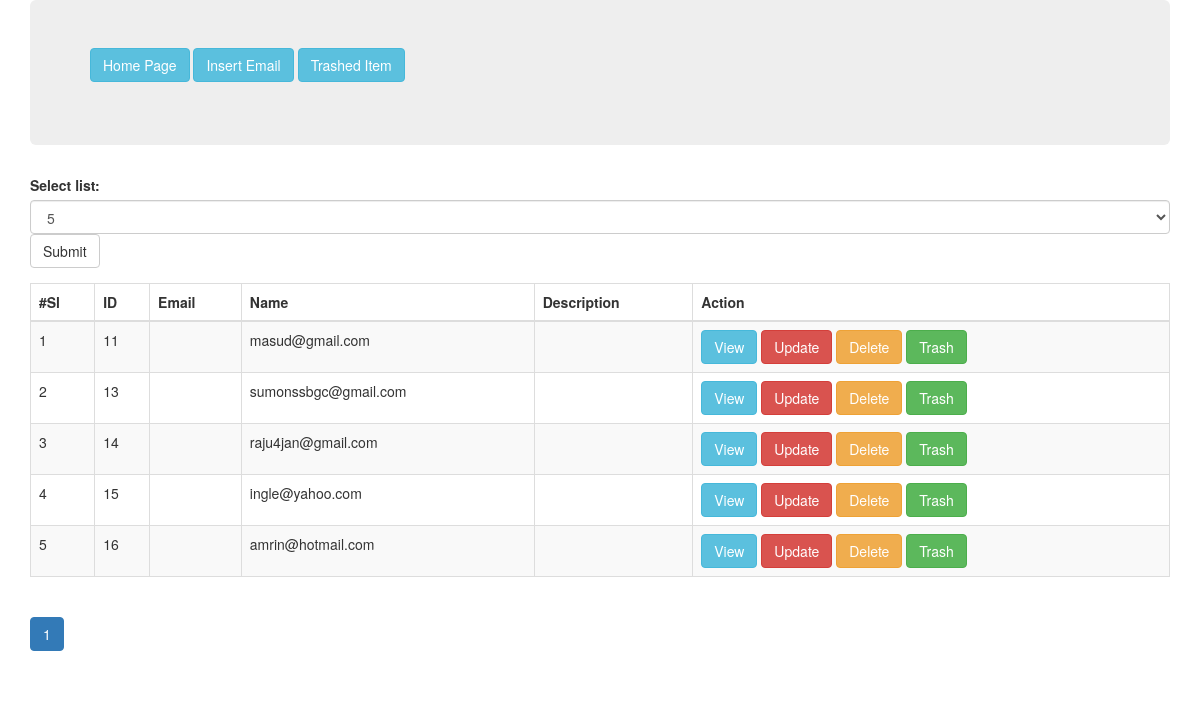
Page /views/SEIP128014/Email/index.php on the committed database.
### tables this page shows
CREATE TABLE IF NOT EXISTS `email` (
  `id` int(11) NOT NULL AUTO_INCREMENT,
  `name` varchar(255) NOT NULL,
  `email` varchar(30) NOT NULL,
  `description` text NOT NULL,
  `trash_at` varchar(11) DEFAULT NULL,
  PRIMARY KEY (`id`)
);

### src/Bitm/SEIP128014/Email/Email.php (called while the page is built, shortened)
<?php
class Email
{
    public $conn;
    public function count(){
        $sql = "SELECT COUNT(*) AS totalItem FROM `atomicprojectb20`.`email` WHERE `trash_at` IS NULL";
        $result = $this->conn->query($sql);
        $row = $result->fetch_object();
        return $row->totalItem;
    }
    public function paginator($pageStartFrom=0,$limit=5){
        $sql = "SELECT * FROM `email` WHERE `trash_at` IS NULL LIMIT {$pageStartFrom},{$limit}";
        $result = $this->conn->query($sql);
        $allEmail = array();
        if($result){
            while($row = $result->fetch_object()){
                $allEmail[]=$row;
            }
        }
        return $allEmail;
    }
    public function __construct()
    {
        $this->conn = new \mysqli("localhost","root","","atomicprojectb20") or die("Database Connection Establish Fail.");
    }
}

### views/SEIP128014/Email/index.php (the view, shortened to what this page needs)
<?php
$email = new Email();
$itemPerPage=$_SESSION['itemPerPage'];
$totalItem=$email->count();
$totalPage = ceil($totalItem/$itemPerPage);
$pagination = "";
if(array_key_exists('pageNumber',$_GET)){
  $pageNumber = $_GET['pageNumber'];
}else{
  $pageNumber = 1;
}
for($i=1; $i<=$totalPage; $i++){
  $class = ($i==$pageNumber)? "active" : "";
  $pagination.="<li class='$class'><a href='index.php?pageNumber=$i'>$i</a></li>";
}
$pageStartFrom = $itemPerPage*($pageNumber-1);
$emailList = $email->paginator($pageStartFrom,$itemPerPage);
?>
<!DOCTYPE html>
<html lang="en">
  <head>
    <link href="../../../resource/bootstrap/css/bootstrap.min.css" rel="stylesheet">
  </head>
  <body>
    <div class="container">
      <div class="row">
        <div class="col-lg-12">
          <div class="jumbotron">
            <a class="btn btn-info" href="../../../index.php">Home Page</a>
            <a href="create.php" class="btn btn-info">Insert Email</a>
            <a href="trashList.php" class="btn btn-info">Trashed Item</a>
          </div>
        </div>
      </div>
    </div>
    <div class="container">
      <div class="row">
        <div class="col-lg-12">
          <div class="floatLeft">
            <div class="form-group">
              <form role="form" action="">
                <label for="sel1">Select list:</label>
                <select class="form-control" id="sel1" name="itemPerPage">
                  <option <?php if($itemPerPage == 5){echo "selected"; } ?>>5</option>
                </select>
                <input class="btn btn-default" type="submit" value="Submit" name="submit">
              </form>
            </div>
          </div>
          <div class="table-responsive">
            <table class="table table-bordered table-striped">
              <thead>
                <tr>
                  <th>#Sl</th>
                  <th>ID</th>
                  <th>Email</th>
                  <th>Name</th>
                  <th>Description</th>
                  <th>Action</th>
                </tr>
              </thead>
              <tbody>
              <?php
                $sl=0;
                foreach ($emailList as $email){
                $sl++;
              ?>
                <tr>
                  <td><?php echo $sl+$pageStartFrom; ?></td>
                  <td><?php echo $email->id; ?></td>
                  <td><?php echo $email->name; ?></td>
                  <td><?php echo $email->email; ?></td>
                  <td><?php echo $email->description; ?></td>
                  <td>
                    <a href="view.php?id=<?php echo $email->id; ?>" class="btn btn-info">View</a>
                    <a href="update.php?id=<?php echo $email->id; ?>" class="btn btn-danger">Update</a>
                    <a href="delete.php?id=<?php echo $email->id; ?>" class="btn btn-warning">Delete</a>
                    <a href="trash.php?id=<?php echo $email->id; ?>" class="btn btn-success">Trash</a>
                  </td>
                </tr>
                <?php } ?>
              </tbody>
            </table>
          </div>
          <ul class="pagination">
            <?php echo $pagination; ?>
          </ul>
        </div>
      </div>
    </div>
  </body>
</html>

### rows in the picture
email: pageStartFrom "1", id "11", email "masud@gmail.com"
email: pageStartFrom "2", id "13", email "sumonssbgc@gmail.com"
email: pageStartFrom "3", id "14", email "raju4jan@gmail.com"
email: pageStartFrom "4", id "15", email "ingle@yahoo.com"
email: pageStartFrom "5", id "16", email "amrin@hotmail.com"
